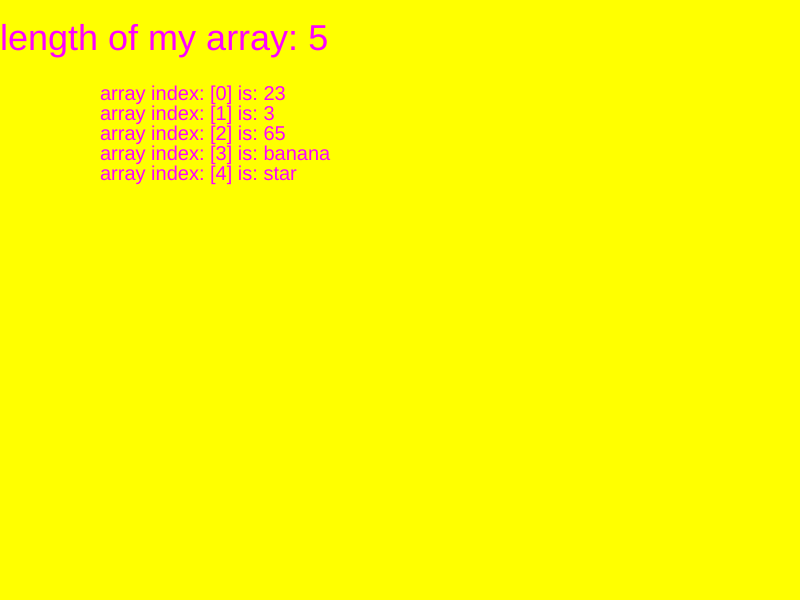
Frame 1 (no input)
Frame 60 (no input): identical to frame 1, image omitted
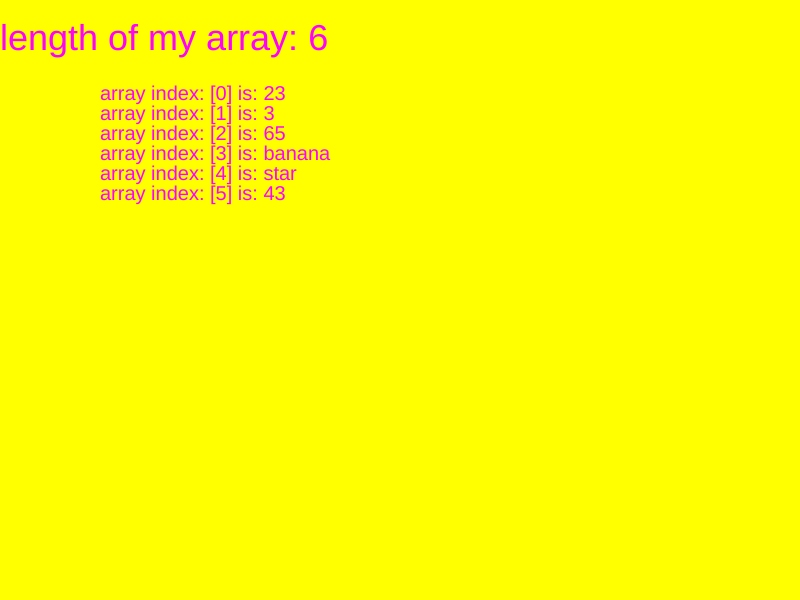
Frame 120 (the mouse pressed at the canvas centre since frame 60)

The p5.js sketch that drew these frames (run headless with seeded random() and noise() and a simulated clock; from frame 60 on, the mouse is pressed at the canvas centre):

// p5.js sketch
// ── sketch.js
var numbers = [23, 3, 65, "apple", "star"];


function setup() {
  createCanvas(800, 600);
  
  console.log (    numbers[3]    );
  
  numbers[3] = "banana";
  
    console.log (    numbers[3]    );
  
}

function draw() {
  background(255, 255, 0);

  textSize(36);
  fill(255, 0, 255);
  text('length of my array: ' + numbers.length, 0, 50);
  textSize(20);
  for (var i = 0; i < numbers.length; i++) {
    text('array index: [' + i + '] is: ' + numbers[i], 100, (i * 20) + 100);
  }
}

function mousePressed() {
  numbers.push(round(random(-100, 100)));
}

function keyPressed() {

    numbers.splice(numbers.length-1, 1);
     console.log("Array length: "+numbers.length);

}
